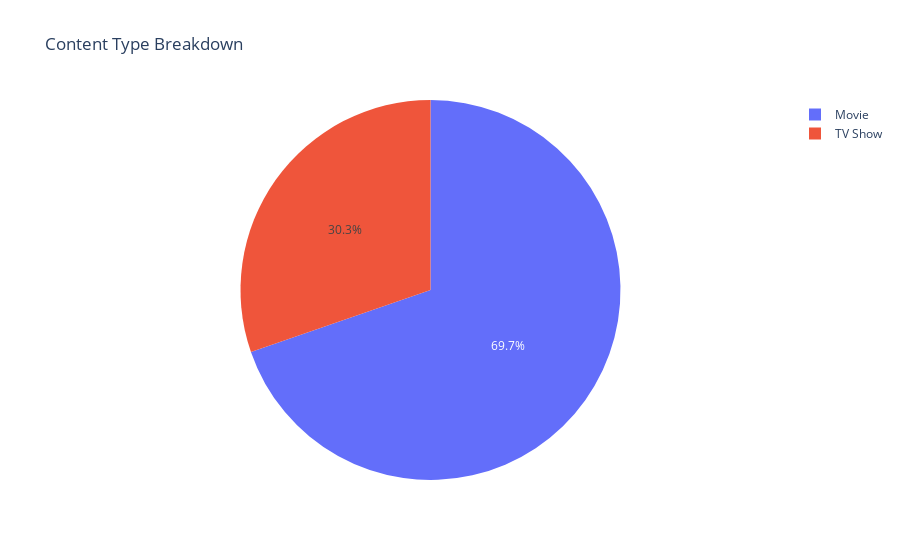

Notebook code cell kept with this figure:
### Code cell
fig = px.pie(df, names='type', title='Content Type Breakdown')
fig.show()

### Figure 1 — Plotly figure (JSON) as saved in the notebook; plotly's stock layout.template omitted (floating-point values rounded to 4 significant figures; data arrays with more than 128 entries replaced by an {"elided": "..."} marker saying what was removed)
{"data": [{"domain": {"x": [0, 1], "y": [0, 1]}, "hovertemplate": "type=%{label}<extra></extra>", "labels": {"elided": "8793 str values"}, "legendgroup": "", "name": "", "showlegend": true, "type": "pie"}], "layout": {"legend": {"tracegroupgap": 0}, "title": {"text": "Content Type Breakdown"}}}
